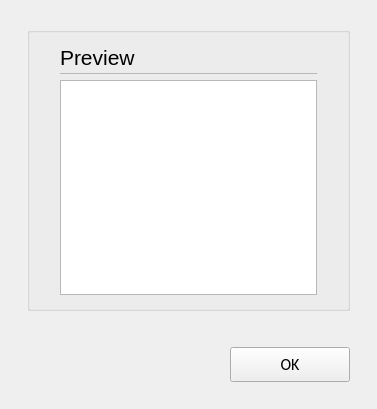
<?xml version="1.0" encoding="UTF-8"?>
<ui version="4.0">
 <class>C_CieExportReportWidget</class>
 <widget class="QWidget" name="C_CieExportReportWidget">
  <property name="geometry">
   <rect>
    <x>0</x>
    <y>0</y>
    <width>377</width>
    <height>409</height>
   </rect>
  </property>
  <property name="windowTitle">
   <string>Form</string>
  </property>
  <layout class="QVBoxLayout" name="verticalLayout">
   <property name="leftMargin">
    <number>27</number>
   </property>
   <property name="topMargin">
    <number>27</number>
   </property>
   <property name="rightMargin">
    <number>27</number>
   </property>
   <property name="bottomMargin">
    <number>0</number>
   </property>
   <item>
    <widget class="stw_opensyde_gui_elements::C_OgeGbx" name="pc_GroupBoxGeneral_4">
     <property name="title">
      <string/>
     </property>
     <layout class="QVBoxLayout" name="verticalLayout_5">
      <property name="spacing">
       <number>0</number>
      </property>
      <property name="leftMargin">
       <number>30</number>
      </property>
      <property name="rightMargin">
       <number>30</number>
      </property>
      <property name="bottomMargin">
       <number>13</number>
      </property>
      <item>
       <layout class="QHBoxLayout" name="horizontalLayout_6" stretch="0,1">
        <property name="spacing">
         <number>6</number>
        </property>
        <item>
         <widget class="stw_opensyde_gui_elements::C_OgeLabHeadingGroupBold" name="pc_LabelHeadingReport">
          <property name="minimumSize">
           <size>
            <width>0</width>
            <height>30</height>
           </size>
          </property>
          <property name="maximumSize">
           <size>
            <width>16777215</width>
            <height>30</height>
           </size>
          </property>
          <property name="font">
           <font>
            <family>Segoe UI</family>
            <pointsize>16</pointsize>
           </font>
          </property>
          <property name="text">
           <string>Preview</string>
          </property>
         </widget>
        </item>
        <item>
         <spacer name="horizontalSpacer_8">
          <property name="orientation">
           <enum>Qt::Horizontal</enum>
          </property>
          <property name="sizeHint" stdset="0">
           <size>
            <width>40</width>
            <height>1</height>
           </size>
          </property>
         </spacer>
        </item>
       </layout>
      </item>
      <item>
       <layout class="QHBoxLayout" name="horizontalLayout_19" stretch="0">
        <property name="spacing">
         <number>0</number>
        </property>
        <property name="topMargin">
         <number>1</number>
        </property>
        <property name="rightMargin">
         <number>0</number>
        </property>
        <property name="bottomMargin">
         <number>0</number>
        </property>
        <item>
         <widget class="stw_opensyde_gui_elements::C_OgeFraSeparator" name="pc_Frame_2">
          <property name="minimumSize">
           <size>
            <width>0</width>
            <height>1</height>
           </size>
          </property>
          <property name="maximumSize">
           <size>
            <width>16777215</width>
            <height>1</height>
           </size>
          </property>
          <property name="frameShape">
           <enum>QFrame::StyledPanel</enum>
          </property>
          <property name="frameShadow">
           <enum>QFrame::Raised</enum>
          </property>
         </widget>
        </item>
       </layout>
      </item>
      <item>
       <spacer name="verticalSpacer_2">
        <property name="orientation">
         <enum>Qt::Vertical</enum>
        </property>
        <property name="sizeType">
         <enum>QSizePolicy::Fixed</enum>
        </property>
        <property name="sizeHint" stdset="0">
         <size>
          <width>6</width>
          <height>6</height>
         </size>
        </property>
       </spacer>
      </item>
      <item>
       <widget class="stw_opensyde_gui_elements::C_OgeTebReport" name="pc_TextBrowserReport"/>
      </item>
     </layout>
    </widget>
   </item>
   <item>
    <spacer name="pc_VerticalSpacerButtonsObove">
     <property name="orientation">
      <enum>Qt::Vertical</enum>
     </property>
     <property name="sizeType">
      <enum>QSizePolicy::Fixed</enum>
     </property>
     <property name="sizeHint" stdset="0">
      <size>
       <width>20</width>
       <height>30</height>
      </size>
     </property>
    </spacer>
   </item>
   <item>
    <layout class="QHBoxLayout" name="horizontalLayout_22">
     <property name="rightMargin">
      <number>0</number>
     </property>
     <item>
      <spacer name="horizontalSpacer_9">
       <property name="orientation">
        <enum>Qt::Horizontal</enum>
       </property>
       <property name="sizeHint" stdset="0">
        <size>
         <width>40</width>
         <height>20</height>
        </size>
       </property>
      </spacer>
     </item>
     <item>
      <widget class="stw_opensyde_gui_elements::C_OgePubDialog" name="pc_BushButtonOk">
       <property name="minimumSize">
        <size>
         <width>120</width>
         <height>35</height>
        </size>
       </property>
       <property name="maximumSize">
        <size>
         <width>120</width>
         <height>35</height>
        </size>
       </property>
       <property name="font">
        <font>
         <family>Calibri</family>
         <pointsize>12</pointsize>
        </font>
       </property>
       <property name="text">
        <string>OK</string>
       </property>
      </widget>
     </item>
    </layout>
   </item>
   <item>
    <spacer name="verticalSpacer_7">
     <property name="orientation">
      <enum>Qt::Vertical</enum>
     </property>
     <property name="sizeType">
      <enum>QSizePolicy::Fixed</enum>
     </property>
     <property name="sizeHint" stdset="0">
      <size>
       <width>20</width>
       <height>27</height>
      </size>
     </property>
    </spacer>
   </item>
  </layout>
 </widget>
 <customwidgets>
  <customwidget>
   <class>stw_opensyde_gui_elements::C_OgeGbx</class>
   <extends>QGroupBox</extends>
   <header>C_OgeGbx.h</header>
   <container>1</container>
  </customwidget>
  <customwidget>
   <class>stw_opensyde_gui_elements::C_OgePubDialog</class>
   <extends>QPushButton</extends>
   <header>C_OgePubDialog.h</header>
  </customwidget>
  <customwidget>
   <class>stw_opensyde_gui_elements::C_OgeLabHeadingGroupBold</class>
   <extends>QLabel</extends>
   <header>C_OgeLabHeadingGroupBold.h</header>
  </customwidget>
  <customwidget>
   <class>stw_opensyde_gui_elements::C_OgeFraSeparator</class>
   <extends>QFrame</extends>
   <header>C_OgeFraSeparator.h</header>
   <container>1</container>
  </customwidget>
  <customwidget>
   <class>stw_opensyde_gui_elements::C_OgeTebReport</class>
   <extends>QTextBrowser</extends>
   <header>C_OgeTebReport.h</header>
  </customwidget>
 </customwidgets>
 <resources/>
 <connections/>
</ui>
